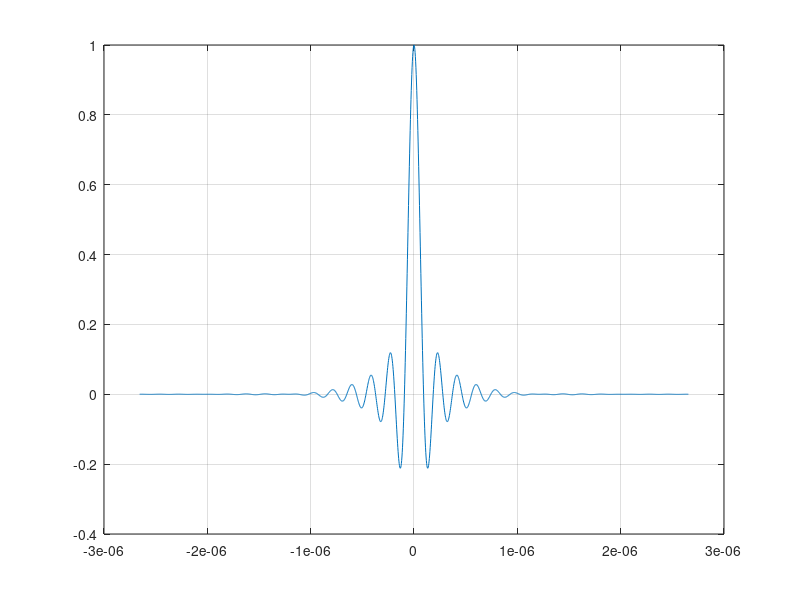

Write the MATLAB code that produced this figure.
%programa que genera un filtro de Nyquist
%fsim es la frecuencia de aparicion de los simbolos
%fnm es el factor de la frecuencia de muestreo,es decir que tantas
%    veces es mas grande la frecuencia de muestreo que la frecuencia 
%    de aparicion de los simbolos.
%fif es la frecuencia intermedia o la frecuencia de la portadora
%tcanal es el ancho de banda del canal

%n numero de coeficientes ( n tiene que ser par)
n=2000;
fsim=10.7622E6;
fnm=35;
tcanal=6E6;

fm=fsim*fnm;
fnyq=fsim/2; %frecuencia de corte
r=(tcanal-fnyq)/fnyq;  %roll off

t=(-n/2:n/2)/fm;
Filtro=sinc(2*fnyq.*t)...
    .*(cos(2*pi*r*fnyq.*t))...
    ./(1-(4*r*fnyq.*t).^2);
Filtro=Filtro/max(Filtro);
plot(t,Filtro)
grid on
%Ahora en frecuencia ver programa FrecsNyquist





